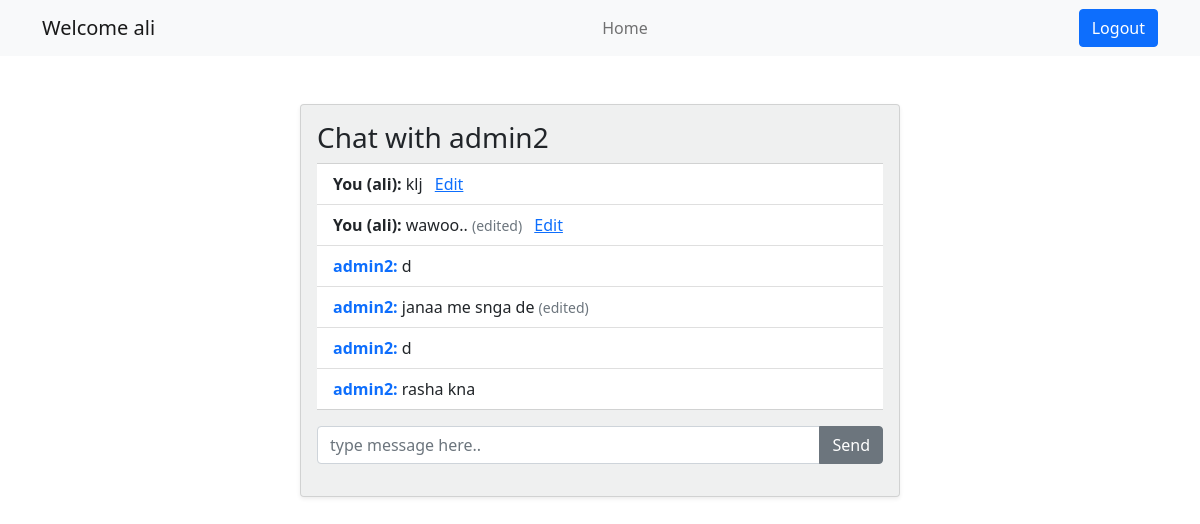
Screenshot of /send/admin2/ (signed in) with the database file from the repository.
### userchat/models.py (models this page shows, shortened)
class Message(models.Model):
    sender = models.ForeignKey(User, on_delete=models.CASCADE, related_name='sent_messages')
    receiver = models.ForeignKey(User, on_delete=models.CASCADE, related_name='received_messages')
    content = models.TextField()
    timestamp = models.DateTimeField(auto_now_add=True)
    edited = models.BooleanField(default=False)

### userchat/views.py (the view)
# urls.py: path('send/<str:receiver_username>/', send_message, name='send_message'),
@login_required(login_url="/login/")
def send_message(request, receiver_username):
    receiver = User.objects.get(username=receiver_username)
    if request.method == 'POST':
        content = request.POST.get('content')
        receiver = User.objects.get(username=receiver_username)
        if content and receiver != request.user:
            message = Message(sender=request.user, receiver=receiver, content=content)
            message.save()
    received_messages = Message.objects.filter(sender=receiver, receiver=request.user).order_by('-timestamp') | \
                         Message.objects.filter(sender=request.user, receiver=receiver).order_by('-timestamp')
    context = {'received_messages': received_messages, 'receiver': receiver}
    return render(request, 'chat.html', context)

### userchat/templates/chat.html (shortened to what this page needs)
{% extends "base.html" %}
{% block body %}
<div class="container mt-5 col-6 mx-auto card p-3 shadow-sm " style="background-color: #c7c8c947">
<h3>Chat with {{ receiver.username }}</h3>
        <ul class="list-group list-group-flush mb-3">
            {% for message in received_messages %}
                <li class="list-group-item">
                    {% if message.sender == request.user %}
                    <span class="fw-bold">
                        You ({{ request.user.username }}):
                    </span>
                    {{ message.content }}
                    {% else %}
                    <span class="fw-bold text-primary">
                        {{ message.sender.username }}:
                    </span>
                    {{ message.content }}
                    {% endif %}
                    {% if message.edited %}
                    <small class="text-secondary">(edited)</small>
                    {% endif %}
                    {% if message.sender == request.user %}
                        <a  href="{% url 'edit_message' message.pk %}">Edit</a>
                    {% endif %}
                </li>
            {% endfor %}
        </ul>
    <form method="POST">
        <div class="input-group mb-3">
            <input type="text" class="form-control" name="content" id="content" placeholder="type message here.." aria-label="content" aria-describedby="button-addon2">
            <button class="btn  btn-secondary" type="submit" id="button-addon2">Send</button>
          </div>
    </form>
</div>
{% endblock body %}

### userchat/templates/base.html (shortened to what this page needs)
<!DOCTYPE html>
<html lang="en">
<head>
    <link href="https://cdn.jsdelivr.net/npm/bootstrap@5.0.2/dist/css/bootstrap.min.css" rel="stylesheet">
</head>
<body>
  <nav class="navbar navbar-expand-lg navbar-light bg-light">
        <div class="container">
          <a class="navbar-brand">Welcome {{request.user}}</a>
          <ul class="navbar-nav">
            <li class="nav-item">
                <a class="nav-link" aria-current="page" href="/">Home</a>
            </li>
        </ul>
          <form class="d-flex">
            <a href="/logout/" class="btn btn-primary" type="submit">Logout</a>
          </form>
        </div>
      </nav>
    {% block body %}
    {% endblock body %}
</body>
</html>

### rows the page displays
Message: content "klj", shows "Edit"
Message: content "wawoo..", edited "(edited)", shows "Edit"
Message: sender.username "admin2", content "d"
Message: sender.username "admin2", content "janaa me snga de", edited "(edited)"
Message: sender.username "admin2", content "d"
Message: sender.username "admin2", content "rasha kna"

### other values shown
{{ request.user }} "ali"
{{ receiver.username }} "admin2"
{{ request.user.username }} "ali"
